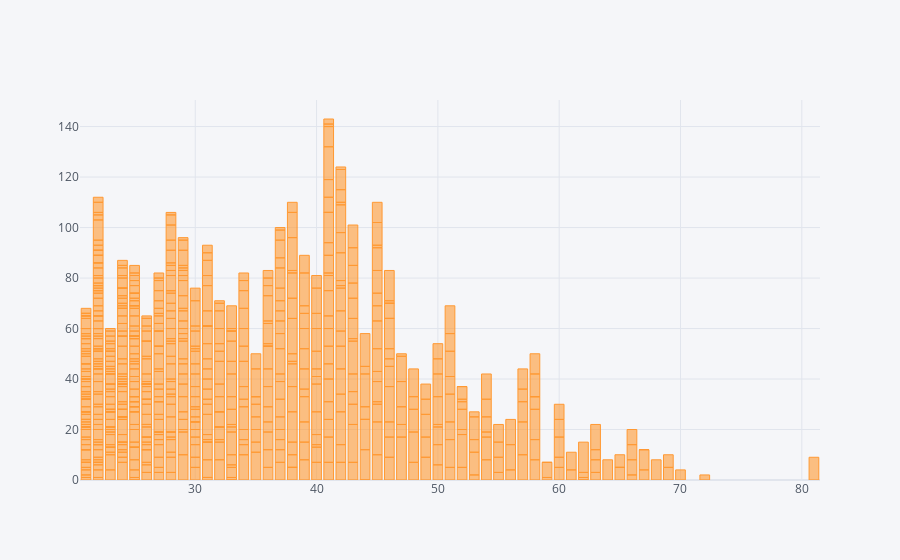

This figure's notebook cell:
### Code cell
#plotting the age and pregnancis in x and y axis in bar form
df.iplot(kind = 'bar', x = 'Age', y = 'Pregnancies')

### Figure 1 — Plotly figure (JSON) as saved in the notebook; plotly's stock layout.template omitted (floating-point values rounded to 4 significant figures; data arrays with more than 128 entries replaced by an {"elided": "..."} marker saying what was removed)
{"data": [{"marker": {"color": "rgba(255, 153, 51, 0.6)", "line": {"color": "rgba(255, 153, 51, 1.0)", "width": 1}}, "name": "Pregnancies", "orientation": "v", "text": "", "type": "bar", "x": {"elided": "768 int values"}, "y": {"elided": "768 int values"}}], "layout": {"legend": {"bgcolor": "#F5F6F9", "font": {"color": "#4D5663"}}, "paper_bgcolor": "#F5F6F9", "plot_bgcolor": "#F5F6F9", "title": {"font": {"color": "#4D5663"}}, "xaxis": {"gridcolor": "#E1E5ED", "showgrid": true, "tickfont": {"color": "#4D5663"}, "title": {"font": {"color": "#4D5663"}, "text": ""}, "zerolinecolor": "#E1E5ED"}, "yaxis": {"gridcolor": "#E1E5ED", "showgrid": true, "tickfont": {"color": "#4D5663"}, "title": {"font": {"color": "#4D5663"}, "text": ""}, "zerolinecolor": "#E1E5ED"}}}
